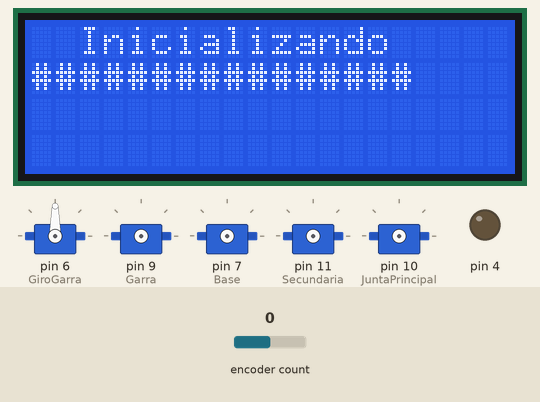
Simulated run of this sketch. Board: Arduino Uno, built with avr-gcc and run on an emulated ATmega328P. On the bench: 20×4 character LCD, 5 × servo, output pins drawn as LEDs (lit = HIGH). The test bench sets the inputs (shaded band); at power-on: encoder count 0.

Above: at 5.3 s.
At 10.3 s:
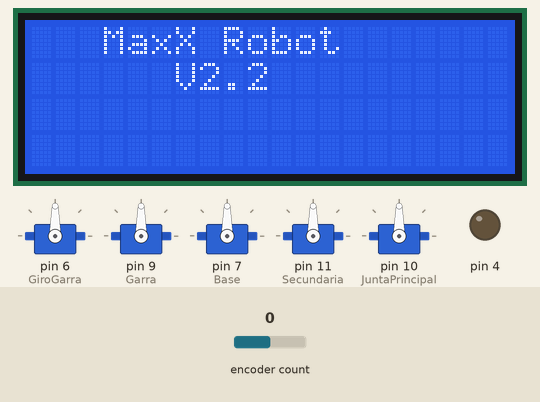
At 13.3 s:
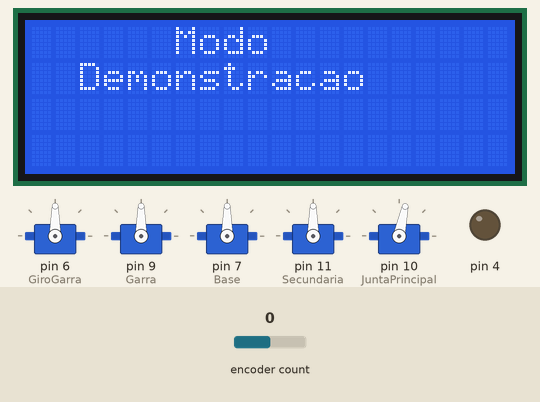
At 19.6 s:
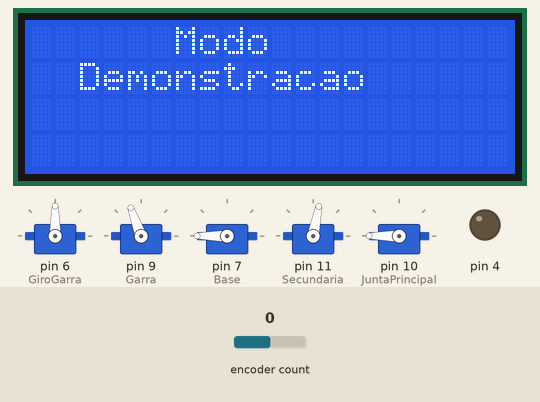
At 25.9 s:
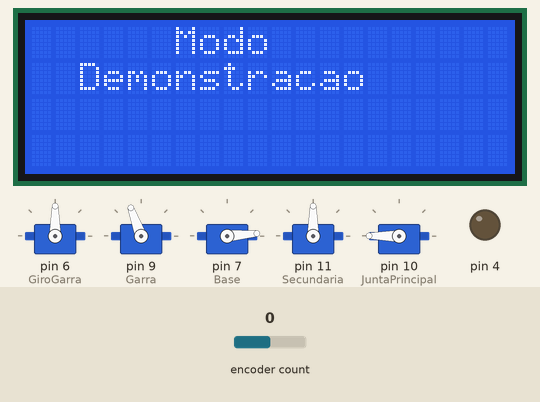
At 35.2 s:
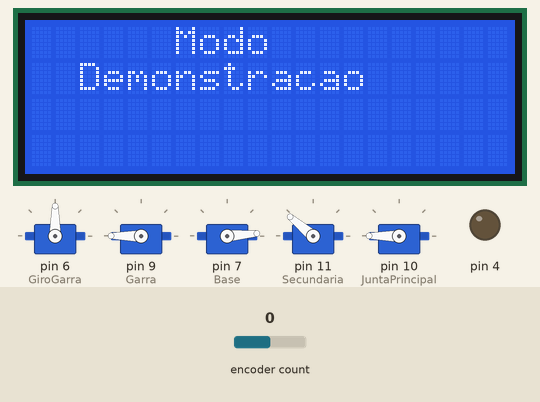
Timing chart, 0 to 40.0 s (numbered marks = the images above):
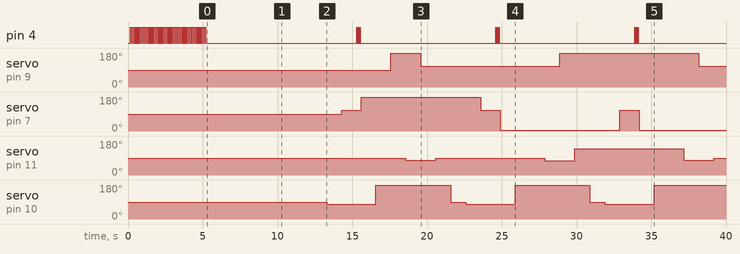

The sketch:

axis-test.ino
```cpp
/*
  Servo giro garra porta 5

  Servo 6 ????

  Servo 9    garra   110 - 180

  Servo 10 Junta principal

  Servo 11 Junta Secundaria

  Servo 7 Base

  teste

*/
#include <Wire.h>
#include <LiquidCrystal_I2C.h>
#include <Servo.h>
#include <RotaryEncoder.h>

LiquidCrystal_I2C lcd(0x27, 20, 4);

RotaryEncoder encoder(A2, A3);

Servo GiroGarra;
Servo Garra;
Servo Base;
Servo JuntaPrincipal;
Servo Secundaria;


void apitar() {

  digitalWrite(4, HIGH);
  delay(50);
  digitalWrite(4, LOW);
  delay(50);
  digitalWrite(4, HIGH);
  delay(50);
  digitalWrite(4, LOW);
  delay(50);
  digitalWrite(4, HIGH);
  delay(50);
  digitalWrite(4, LOW);
  delay(50);
}

void inicio() {
  pinMode(4, OUTPUT);
  lcd.init();
  lcd.init();
  lcd.backlight();
  lcd.setCursor(2, 0);
  lcd.print("Inicializando");
  delay(10);
  lcd.setCursor(0, 1);
  lcd.print("#");
  int t = 10;
  delay(t);
  apitar();
  lcd.setCursor(0, 1);
  lcd.print("##");
  delay(t);
  apitar();
  lcd.setCursor(0, 1);
  lcd.print("###");
  delay(t);
  apitar();
  lcd.setCursor(0, 1);
  lcd.print("####");
  delay(t);
  apitar();
  lcd.setCursor(0, 1);
  lcd.print("#####");
  delay(t);
  apitar();
  lcd.setCursor(0, 1);
  lcd.print("######");
  delay(t);
  apitar();
  lcd.setCursor(0, 1);
  lcd.print("#######");
  delay(t);
  apitar();
  lcd.setCursor(0, 1);
  lcd.print("########");
  delay(t);
  apitar();
  lcd.setCursor(0, 1);
  lcd.print("#########");
  delay(t);
  apitar();
  lcd.setCursor(0, 1);
  lcd.print("##########");
  delay(t);
  apitar();
  lcd.setCursor(0, 1);
  lcd.print("###########");
  delay(t);
  apitar();
  lcd.setCursor(0, 1);
  lcd.print("############");
  delay(t);
  apitar();
  lcd.setCursor(0, 1);
  lcd.print("#############");
  delay(t);
  apitar();
  lcd.setCursor(0, 1);
  lcd.print("##############");
  delay(t);
  apitar();
  lcd.setCursor(0, 1);
  lcd.print("###############");
  delay(t);
  apitar();
  lcd.setCursor(0, 1);
  lcd.print("################");
  delay(t);
  apitar();


}

void settings() {


}

void menu() {
  lcd.clear();
  lcd.setCursor(3, 0);
  lcd.print("MaxX Robot");
  lcd.setCursor(6, 1);
  lcd.print("V2.2");
  delay(3000);
  lcd.clear();
  lcd.setCursor(6, 0);
  lcd.print("Modo");
  lcd.setCursor(2, 1);
  lcd.print("Demonstracao");

}


void abrirgarra() {
  Garra.write(160);
  delay(2000);
}

void fechargarra() {
  Garra.write(100);
  delay(2000);
}

void demo1() {
  JuntaPrincipal.write(78);
  delay(2000);
  Base.write(110);
  delay(2000);
  Base.write(180);
  delay(2000);
  JuntaPrincipal.write(140);
  delay(2500);
  Garra.write(160);
  delay(2000);
  GiroGarra.write(60);
  delay(2000);
  Secundaria.write(31);
  delay(2500);
  Garra.write(100);
  delay(2000);

  // FECHOU GARRA COM ARGOLA


  Secundaria.write(90);
  delay(2500);
  JuntaPrincipal.write(90);
  delay(2000);
  Base.write(5);
  delay(2000);

  // VIROU BASE COM ARGOLA
  /* JuntaPrincipal.write(135);
    delay(2000);
    Secundaria.write(17);
    delay(2000);
    abrirgarra();
  */
  JuntaPrincipal.write(140);
  delay(2500);
  // Garra.write(160);
  //delay(2000);
  //GiroGarra.write(60);
  //delay(2000);
  Secundaria.write(31);
  delay(2500);
  abrirgarra();

  // LARGOU ARGOLA

  JuntaPrincipal.write(80);
  delay(2000);
  Base.write(110);
  delay(2000);
  apitar();
  apitar();
  apitar();

  // VOLTA PARA POSICAO
  Base.write(5);
  delay(2000);
  JuntaPrincipal.write(140);
  delay(2000);
  Secundaria.write(31);
  delay(2000);
  fechargarra();

  // PEGOU ARGOLA
  JuntaPrincipal.write(78);
  delay(2000);
  Base.write(180);
  delay(2000);
  JuntaPrincipal.write(140);
  delay(2500);
  Secundaria.write(31);
  delay(2500);
  abrirgarra();

  // LARGOU ARGOLA
  Secundaria.write(90);
  delay(2000);
  JuntaPrincipal.write(90);
  delay(2000);
  Base.write(110);
  delay(2000);


}
void posicaoinicial() {
  JuntaPrincipal.write(78);
  delay(1000);
  Base.write(110);
  delay(1000);
  apitar();
}

void posicaodireita() {
  Base.write(180);
  delay(1000);
}

void posicaoesquerda() {
  Base.write(5);
  delay(1000);
}

void abaixar() {
  JuntaPrincipal.write(140);
  delay(1000);
  Garra.write(160);
  delay(1000);
  GiroGarra.write(60);
  delay(1000);
  Secundaria.write(31);
  delay(1000);
  Garra.write(100);
  delay(1000);
  Secundaria.write(90);
  delay(1000);
  JuntaPrincipal.write(90);
  delay(1000);
}

void abaixar2() {
  JuntaPrincipal.write(180);
  delay(1000);
  Garra.write(180);
  delay(1000);
  Secundaria.write(79);
  delay(1000);
  Garra.write(110);
  delay(1000);
  Secundaria.write(90);
  delay(1000);
  JuntaPrincipal.write(90);
  delay(1000);
}

void abaixar3() {
  JuntaPrincipal.write(180);
  delay(1000);
  Garra.write(110);
  delay(1000);
  Secundaria.write(75);
  delay(1000);
  Garra.write(180);
  delay(1000);
  Secundaria.write(140);
  delay(1000);
 // JuntaPrincipal.write(140);
  //delay(1000);
  JuntaPrincipal.write(90);
  delay(1000);
}
void demo2() {
  posicaoinicial();
  posicaodireita();
  abaixar();
  posicaoinicial();
  posicaoesquerda();
  abaixar();
  posicaoinicial();
}

void demo3() {

  posicaoinicial();
  posicaodireita();
  abaixar2();
  posicaoinicial();
  posicaoesquerda();
  abaixar3();
  posicaoinicial();


  posicaoesquerda();
  abaixar2();
  posicaoinicial();
  posicaoesquerda();
  abaixar3();


}


void setup() {
  inicio();


  settings();

  GiroGarra.attach(6);
  delay(1000);
  Garra.attach(9);
  delay(1000);
  Base.attach(7);
  delay(1000);
  Secundaria.attach(11);
  delay(1000);
  JuntaPrincipal.attach(10);
  delay(1000);

  menu();


}


void loop() {

  //demo1();
  //demo2();
   demo3();


}
```

Measured:
- by itself, servo on pin 9 (Garra): 90° → 180° at 17.6 s, → 110° 2.0 s later, → 180° 9.3 s later, → 110° 9.3 s later
- by itself, servo on pin 7 (Base): 90° → 110° at 14.3 s, → 180° 1.3 s later, → 110° 8.0 s later, → 5° 1.3 s later, … (6 changes in this stretch)
- by itself, servo on pin 11 (Secundaria): 90° → 79° at 18.6 s, → 90° 2.0 s later, → 75° 7.3 s later, → 140° 2.0 s later, … (6 changes in this stretch)
- by itself, servo on pin 10 (JuntaPrincipal): repeats every 9.3 s: 180° 5.0 s, 90° 1.0 s, 78° 3.3 s
- what the display in image 0 shows lasts 5.4 s, from 4.9 s to 10.3 s
- what the display in image 1 shows lasts 3.0 s, from 10.3 s to 13.3 s
